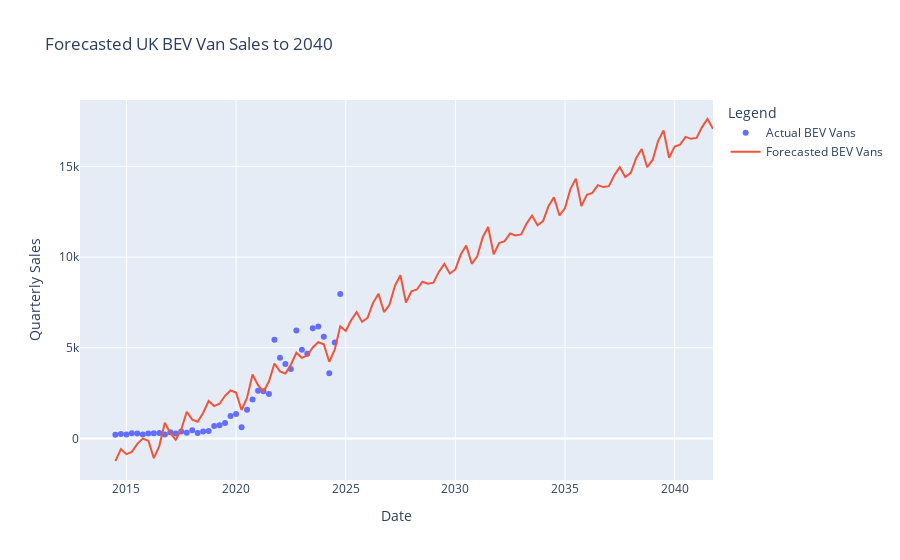

Notebook code cell kept with this figure:
### Markdown cell above
# BEV Vans Sales forecast till 2040

### Code cell
import pandas as pd
from prophet import Prophet
import plotly.graph_objs as go

import warnings
warnings.filterwarnings("ignore")

bev_df = pd.read_csv("Van_BEV_quarterly.csv")

bev_df.rename(columns={"Quarter": "ds", "BEV_Sales": "y"}, inplace=True)

bev_df["ds"] = pd.to_datetime(bev_df["ds"])

bev_model = Prophet()
bev_model.fit(bev_df)
future_bev = bev_model.make_future_dataframe(periods=68, freq="QE")
forecast_bev = bev_model.predict(future_bev)


fig_bev = go.Figure()

fig_bev.add_trace(go.Scatter(
    x=bev_df["ds"], y=bev_df["y"],
    mode="markers", name="Actual BEV Vans"
))

fig_bev.add_trace(go.Scatter(
    x=forecast_bev["ds"], y=forecast_bev["yhat"],
    mode="lines", name="Forecasted BEV Vans"
))

fig_bev.update_layout(
    title="Forecasted UK BEV Van Sales to 2040",
    xaxis_title="Date", yaxis_title="Quarterly Sales",
    legend_title="Legend"
)

fig_bev.show()
